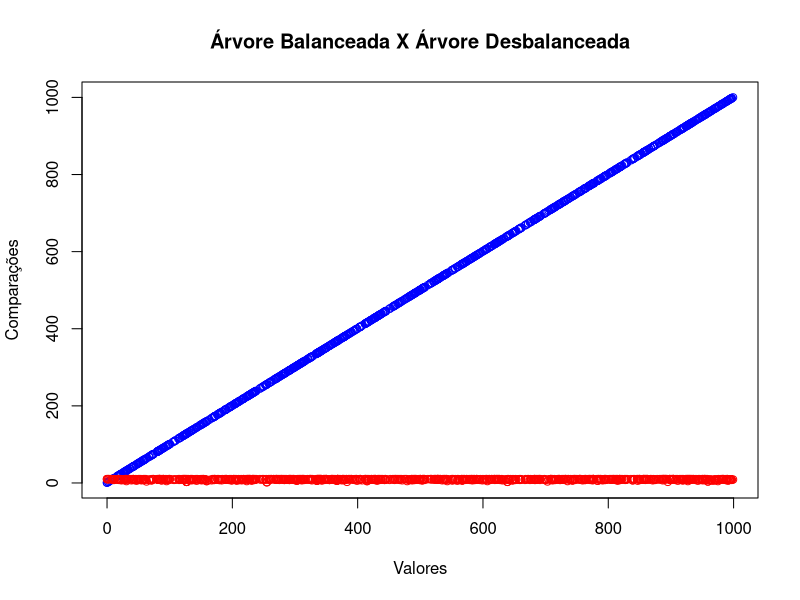

The R source for this figure:
graf<-read.table("amostra.txt", header = TRUE, sep = " ")
plot(graf$ABB~graf$Valor, main="Árvore Balanceada X Árvore Desbalanceada", xlab="Valores", ylab="Comparações", col="blue")
points(graf$AVL~graf$Valor, col="red")